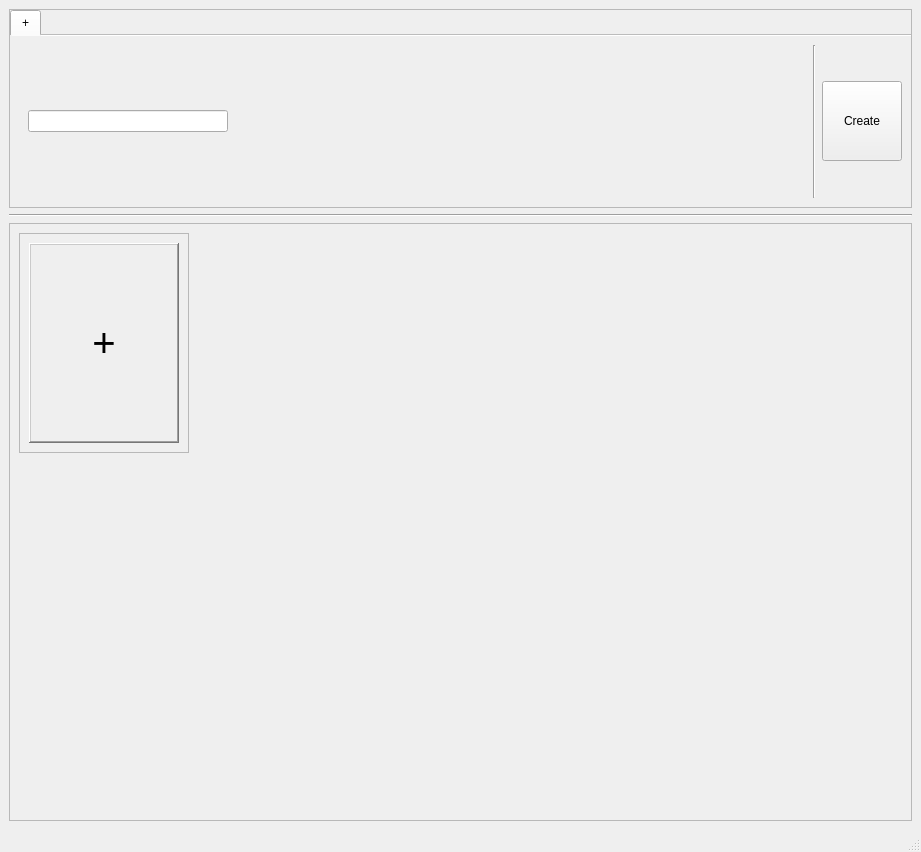
<?xml version="1.0" encoding="UTF-8"?>
<ui version="4.0">
 <class>MainWindow</class>
 <widget class="QMainWindow" name="MainWindow">
  <property name="geometry">
   <rect>
    <x>0</x>
    <y>0</y>
    <width>921</width>
    <height>852</height>
   </rect>
  </property>
  <property name="windowTitle">
   <string>MainWindow</string>
  </property>
  <widget class="QWidget" name="centralwidget">
   <layout class="QVBoxLayout" name="verticalLayout">
    <item>
     <widget class="QFrame" name="UpContents">
      <property name="sizePolicy">
       <sizepolicy hsizetype="Preferred" vsizetype="Preferred">
        <horstretch>0</horstretch>
        <verstretch>1</verstretch>
       </sizepolicy>
      </property>
      <property name="frameShape">
       <enum>QFrame::StyledPanel</enum>
      </property>
      <property name="frameShadow">
       <enum>QFrame::Raised</enum>
      </property>
      <layout class="QVBoxLayout" name="verticalLayout_2">
       <property name="spacing">
        <number>0</number>
       </property>
       <property name="leftMargin">
        <number>0</number>
       </property>
       <property name="topMargin">
        <number>0</number>
       </property>
       <property name="rightMargin">
        <number>0</number>
       </property>
       <property name="bottomMargin">
        <number>0</number>
       </property>
       <item>
        <widget class="QTabWidget" name="ScenarioTabParent">
         <property name="sizePolicy">
          <sizepolicy hsizetype="Expanding" vsizetype="Expanding">
           <horstretch>0</horstretch>
           <verstretch>0</verstretch>
          </sizepolicy>
         </property>
         <property name="font">
          <font>
           <kerning>true</kerning>
          </font>
         </property>
         <property name="tabShape">
          <enum>QTabWidget::Rounded</enum>
         </property>
         <property name="currentIndex">
          <number>0</number>
         </property>
         <property name="elideMode">
          <enum>Qt::ElideNone</enum>
         </property>
         <property name="usesScrollButtons">
          <bool>true</bool>
         </property>
         <property name="documentMode">
          <bool>true</bool>
         </property>
         <property name="tabsClosable">
          <bool>false</bool>
         </property>
         <property name="movable">
          <bool>true</bool>
         </property>
         <property name="tabBarAutoHide">
          <bool>false</bool>
         </property>
         <widget class="QWidget" name="NewScenarioTab">
          <attribute name="title">
           <string>+</string>
          </attribute>
          <layout class="QHBoxLayout" name="horizontalLayout_2">
           <item>
            <widget class="QWidget" name="verticalWidget" native="true">
             <layout class="QVBoxLayout" name="verticalLayout_6">
              <item>
               <widget class="QLineEdit" name="ScenarioNameInput">
                <property name="sizePolicy">
                 <sizepolicy hsizetype="Minimum" vsizetype="Fixed">
                  <horstretch>0</horstretch>
                  <verstretch>0</verstretch>
                 </sizepolicy>
                </property>
                <property name="maximumSize">
                 <size>
                  <width>200</width>
                  <height>16777215</height>
                 </size>
                </property>
               </widget>
              </item>
             </layout>
            </widget>
           </item>
           <item>
            <widget class="Line" name="line_2">
             <property name="orientation">
              <enum>Qt::Vertical</enum>
             </property>
            </widget>
           </item>
           <item>
            <widget class="QPushButton" name="NewScenarioBtn">
             <property name="sizePolicy">
              <sizepolicy hsizetype="Fixed" vsizetype="Fixed">
               <horstretch>0</horstretch>
               <verstretch>0</verstretch>
              </sizepolicy>
             </property>
             <property name="minimumSize">
              <size>
               <width>0</width>
               <height>80</height>
              </size>
             </property>
             <property name="layoutDirection">
              <enum>Qt::LeftToRight</enum>
             </property>
             <property name="text">
              <string>Create</string>
             </property>
            </widget>
           </item>
          </layout>
         </widget>
        </widget>
       </item>
      </layout>
     </widget>
    </item>
    <item>
     <widget class="Line" name="line">
      <property name="orientation">
       <enum>Qt::Horizontal</enum>
      </property>
     </widget>
    </item>
    <item>
     <widget class="QWidget" name="widget" native="true">
      <property name="sizePolicy">
       <sizepolicy hsizetype="Preferred" vsizetype="Preferred">
        <horstretch>0</horstretch>
        <verstretch>3</verstretch>
       </sizepolicy>
      </property>
      <layout class="QVBoxLayout" name="verticalLayout_3">
       <property name="leftMargin">
        <number>0</number>
       </property>
       <property name="topMargin">
        <number>0</number>
       </property>
       <property name="rightMargin">
        <number>0</number>
       </property>
       <property name="bottomMargin">
        <number>0</number>
       </property>
       <item>
        <widget class="QScrollArea" name="scrollArea">
         <property name="sizePolicy">
          <sizepolicy hsizetype="Preferred" vsizetype="Preferred">
           <horstretch>0</horstretch>
           <verstretch>0</verstretch>
          </sizepolicy>
         </property>
         <property name="frameShadow">
          <enum>QFrame::Sunken</enum>
         </property>
         <property name="sizeAdjustPolicy">
          <enum>QAbstractScrollArea::AdjustIgnored</enum>
         </property>
         <property name="widgetResizable">
          <bool>true</bool>
         </property>
         <property name="alignment">
          <set>Qt::AlignLeading|Qt::AlignLeft|Qt::AlignTop</set>
         </property>
         <widget class="QWidget" name="scrollAreaWidgetContents">
          <property name="geometry">
           <rect>
            <x>0</x>
            <y>0</y>
            <width>901</width>
            <height>581</height>
           </rect>
          </property>
          <property name="sizePolicy">
           <sizepolicy hsizetype="Fixed" vsizetype="Fixed">
            <horstretch>0</horstretch>
            <verstretch>0</verstretch>
           </sizepolicy>
          </property>
          <property name="minimumSize">
           <size>
            <width>901</width>
            <height>581</height>
           </size>
          </property>
          <property name="maximumSize">
           <size>
            <width>16777215</width>
            <height>581</height>
           </size>
          </property>
          <property name="layoutDirection">
           <enum>Qt::LeftToRight</enum>
          </property>
          <layout class="QVBoxLayout" name="verticalLayout_4">
           <property name="sizeConstraint">
            <enum>QLayout::SetFixedSize</enum>
           </property>
           <item>
            <widget class="QFrame" name="TrainerGroupLayout">
             <property name="sizePolicy">
              <sizepolicy hsizetype="Preferred" vsizetype="Preferred">
               <horstretch>0</horstretch>
               <verstretch>0</verstretch>
              </sizepolicy>
             </property>
             <property name="minimumSize">
              <size>
               <width>731</width>
               <height>341</height>
              </size>
             </property>
             <property name="frameShape">
              <enum>QFrame::StyledPanel</enum>
             </property>
             <property name="frameShadow">
              <enum>QFrame::Raised</enum>
             </property>
             <layout class="QGridLayout" name="gridLayout">
              <property name="sizeConstraint">
               <enum>QLayout::SetFixedSize</enum>
              </property>
              <item row="0" column="2" alignment="Qt::AlignLeft|Qt::AlignTop">
               <widget class="QFrame" name="AddTraderBtn">
                <property name="sizePolicy">
                 <sizepolicy hsizetype="Preferred" vsizetype="Preferred">
                  <horstretch>0</horstretch>
                  <verstretch>0</verstretch>
                 </sizepolicy>
                </property>
                <property name="minimumSize">
                 <size>
                  <width>150</width>
                  <height>200</height>
                 </size>
                </property>
                <property name="maximumSize">
                 <size>
                  <width>150</width>
                  <height>200</height>
                 </size>
                </property>
                <property name="autoFillBackground">
                 <bool>true</bool>
                </property>
                <property name="frameShape">
                 <enum>QFrame::WinPanel</enum>
                </property>
                <property name="frameShadow">
                 <enum>QFrame::Raised</enum>
                </property>
                <property name="lineWidth">
                 <number>1</number>
                </property>
                <layout class="QVBoxLayout" name="verticalLayout_5">
                 <item>
                  <widget class="QLabel" name="label">
                   <property name="sizePolicy">
                    <sizepolicy hsizetype="Preferred" vsizetype="Fixed">
                     <horstretch>0</horstretch>
                     <verstretch>0</verstretch>
                    </sizepolicy>
                   </property>
                   <property name="font">
                    <font>
                     <pointsize>30</pointsize>
                    </font>
                   </property>
                   <property name="text">
                    <string>+</string>
                   </property>
                   <property name="alignment">
                    <set>Qt::AlignCenter</set>
                   </property>
                  </widget>
                 </item>
                </layout>
               </widget>
              </item>
             </layout>
            </widget>
           </item>
          </layout>
         </widget>
        </widget>
       </item>
      </layout>
     </widget>
    </item>
   </layout>
  </widget>
  <widget class="QMenuBar" name="menubar">
   <property name="geometry">
    <rect>
     <x>0</x>
     <y>0</y>
     <width>921</width>
     <height>21</height>
    </rect>
   </property>
  </widget>
  <widget class="QStatusBar" name="statusbar"/>
 </widget>
 <resources/>
 <connections/>
</ui>
